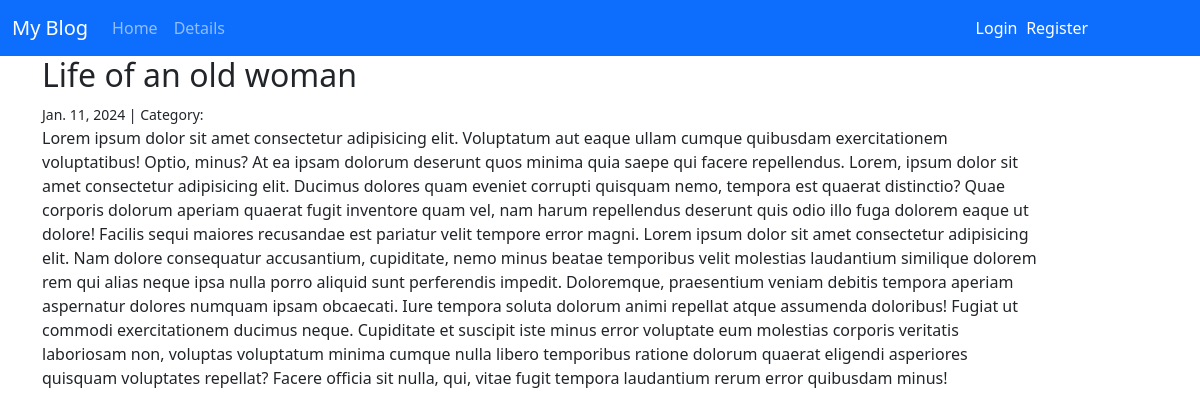
Screenshot of /post/3/ with the database file from the repository.
### Blog/models.py (models this page shows, shortened)
class Post(models.Model):
    title = models.CharField(max_length=255)
    content = models.TextField()
    author = models.ForeignKey(User, on_delete = models.CASCADE)
    created_on = models.DateTimeField(auto_now_add=True)
    category = models.ForeignKey(Catagory,on_delete=models.PROTECT)

### Blog/views.py (the view)
# urls.py: path("post/<int:pk>/", PostDetailView.as_view(), name="post_detail"),
class PostDetailView(DetailView):
    model = Post

### Blog/templates/blog/post_detail.html (shortened to what this page needs)
{% extends "Blog/base.html" %}
{% block content %}
{% block title %}
    <h2>{{ object.title }}</h2>
{% endblock title %}
<small>
    {{ object.created_on.date }} | Category: {{category.name}}
</small>
    <p>{{object.content}}</p>
{% endblock content %}

### Blog/static/blog/style.css (style rules this page uses)
* { box-sizing: border-box; padding: 0; margin: 0; }
body { position: relative; width: 100vw; height: auto; overflow-x: hidden; }
p { width: 90%; }

### rows the page displays
Post: title "Life of an old woman", created_on "Jan. 11, 2024", content "Lorem ipsum dolor sit amet consectetur adipisicing elit. Voluptatum aut eaque ullam cumque quibusdam exercitationem voluptatibus! Optio, minus? At ea ipsam dolorum deserunt quos minima quia saepe qui facere repellendus. Lorem, ipsum dolor sit amet consectetur adipisicing elit. Ducimus dolores quam eveniet corrupti quisquam nemo, tempora est quaerat distinctio? Quae corporis dolorum aperiam quaerat fugit inventore quam vel, nam harum repellendus deserunt quis odio illo fuga dolorem eaque ut dolore! Facilis sequi maiores recusandae est pariatur velit tempore error magni. Lorem ipsum dolor sit amet consectetur adipisicing elit. Nam dolore consequatur accusantium, cupiditate, nemo minus beatae…"
